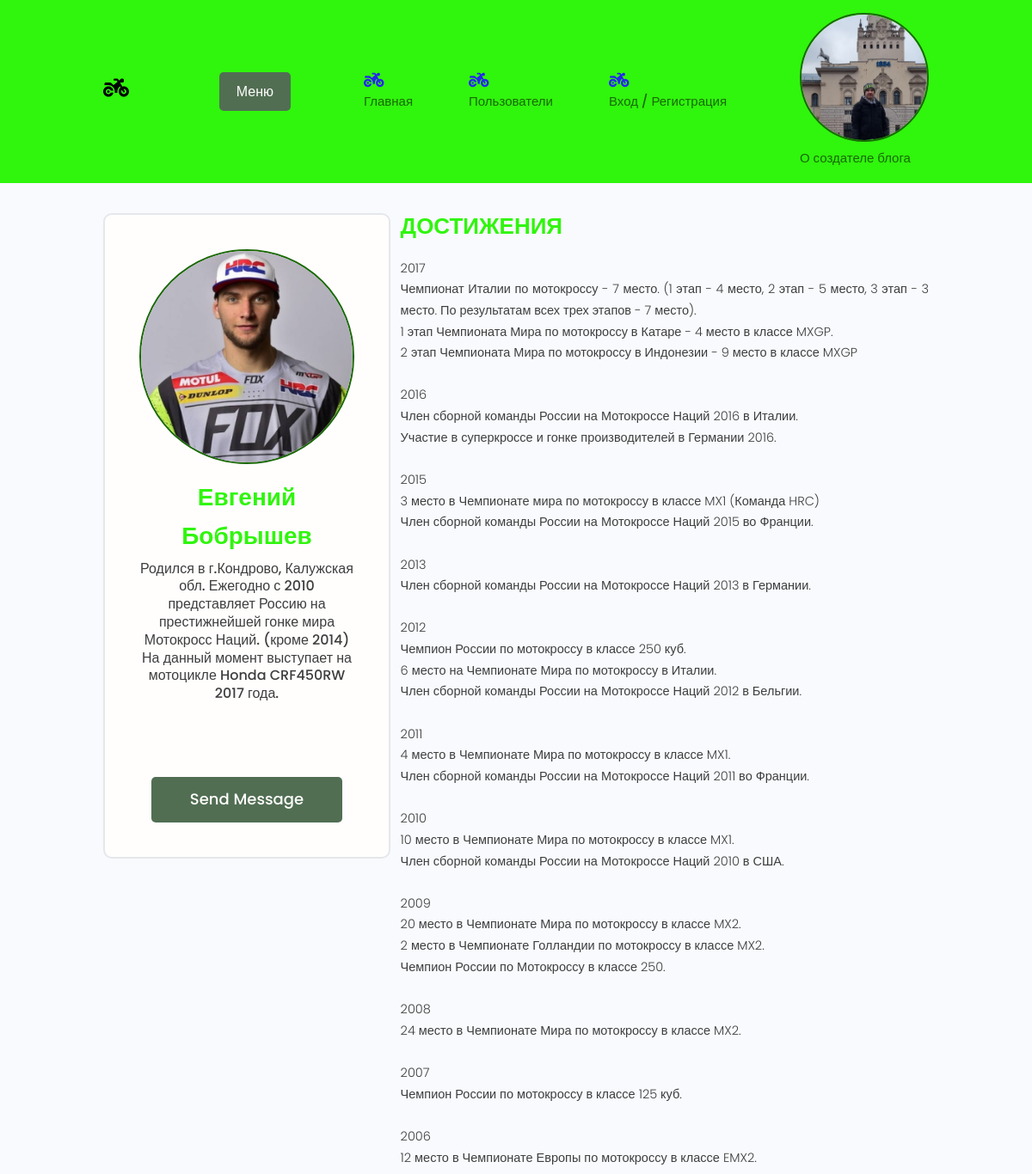
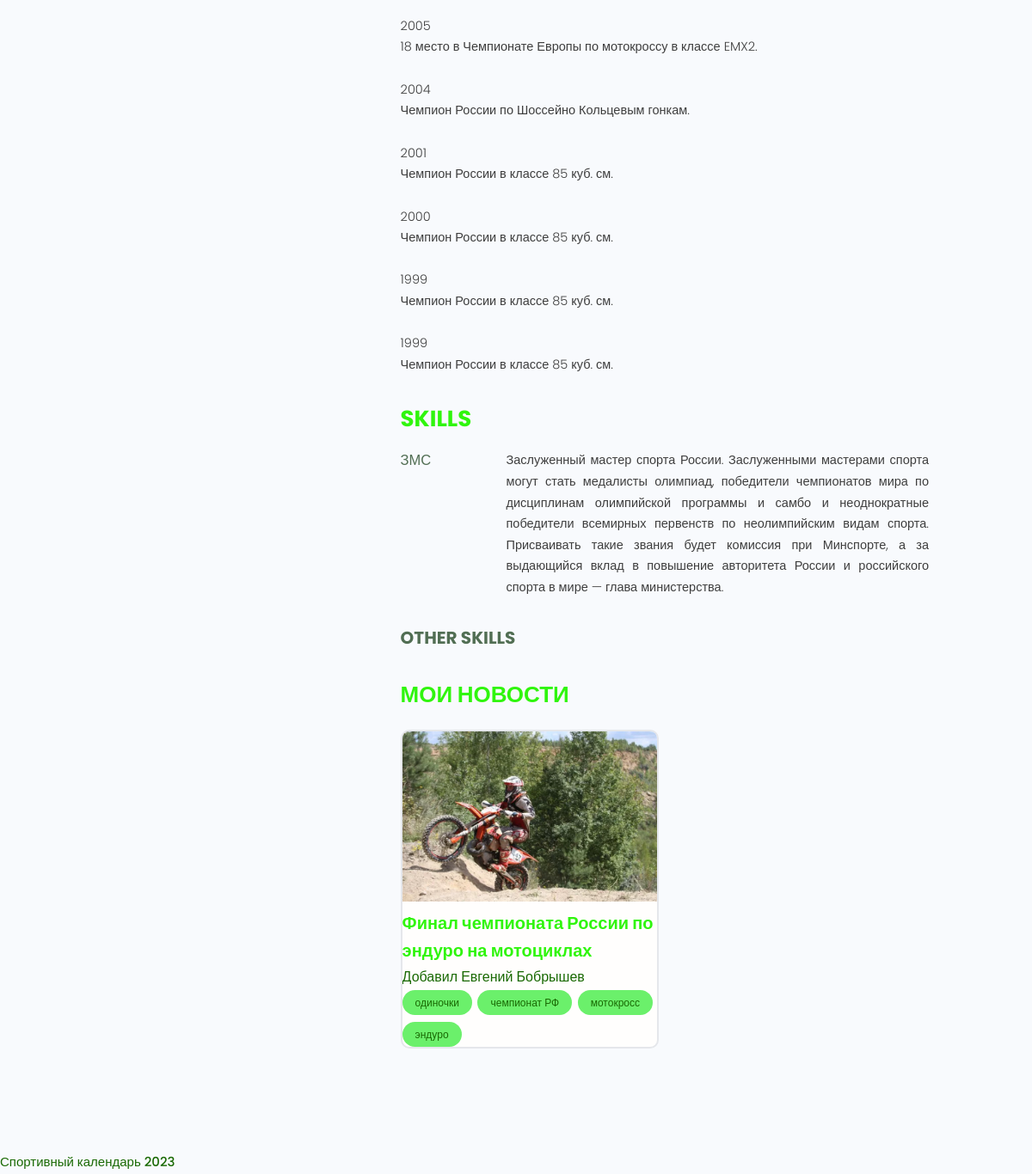
/users/profile/1, run on the app's committed database (2 pictures, top to bottom).
### users/models.py (models this page shows, shortened)
class Profiles(models.Model):
    user = models.OneToOneField(User, on_delete=models.CASCADE, null=True, blank=True)
    name = models.CharField(max_length=200, null=True, blank=True)
    email = models.EmailField(max_length=200, null=True, blank=True)
    username = models.CharField(max_length=200, null=True, blank=True)
    short_info = models.CharField(max_length=300, null=True, blank=True)
    bio = models.TextField(null=True, blank=True)
    profile_image = models.ImageField(upload_to='profiles/', blank=True, null=True,
                                      default='profiles/user-default.png')
    social_youtube = models.CharField(max_length=200, null=True, blank=True)
    social_vk = models.CharField(max_length=200, null=True, blank=True)
    created = models.DateTimeField(auto_now_add=True)

class Skill(models.Model):
    owner = models.ForeignKey(Profiles, on_delete=models.CASCADE, null=True, blank=True)
    name = models.CharField(max_length=200, null=True, blank=True)
    description = models.TextField(null=True, blank=True)
    created = models.DateTimeField(auto_now_add=True)

### blogs/models.py (models this page shows, shortened)
class Blog(models.Model):
    owner = models.ForeignKey(Profiles, on_delete=models.SET_NULL, blank=True, null=True, verbose_name='Автор')
    title = models.CharField(max_length=250, verbose_name='Заголовок')
    text = models.TextField(null=True, blank=True, verbose_name='Текст новости')
    image = models.ImageField(null=True, blank=True, upload_to="blogs/%Y/%m",
                              default='default.jpg', verbose_name='Изображение')
    video = EmbedVideoField(blank=True, verbose_name='Ссылка на видео')
    source_link = models.CharField(max_length=2000, null=True, blank=True, verbose_name='Ссылка на источник')
    tags = models.ManyToManyField('Tag', blank=True, verbose_name='Тег')
    created = models.DateTimeField(auto_now_add=True)

class Tag(models.Model):
    name = models.CharField(max_length=50)
    created = models.DateTimeField(auto_now_add=True)
    def __str__(self):
        return self.name

### users/views.py (the view)
# urls.py: path('profile/<str:pk>', views.user_profile, name='user_profile'),
def user_profile(request, pk):
    prof = Profiles.objects.get(pk=pk)
    top_skills = prof.skill_set.exclude(description__exact='')
    other_skills = prof.skill_set.filter(description__exact='')
    context = {
        'profile': prof,
        'top_skills': top_skills,
        'other_skills': other_skills,
    }
    return render(request, 'users/profile.html', context)

### users/templates/users/profile.html (shortened to what this page needs)
{% extends 'blogs/base.html' %}
{% block content %}
  <main class="profile my-md">
    <div class="container">
      <div class="layout">
        <div class="column column--1of3">
          <div class="card text-center">
            <div class="card__body dev">
              <img class="avatar avatar--xl" src="{{ profile.profile_image.url | default_if_none:'#' }}">
              <h2 class="dev__name">{{ profile.name }}</h2>
              <p class="dev__title">{{ profile.short_info | linebreaksbr }}</p>
              <ul class="dev__social">
              </ul>
              {% if request.user.profile.id != profile.id %}
              <a href="" class="btn btn--sub btn--lg">Send Message </a>
              {% endif %}
            </div>
          </div>
        </div>
        <div class="column column--2of3">
          <div class="devInfo">
            <h3 class="devInfo__title">Достижения</h3>
            <p class="devInfo__about">
              {{ profile.bio | linebreaksbr }}
            </p>
          </div>
          <div class="devInfo">
            <h3 class="devInfo__title">Skills</h3>
            <div class="devInfo__skills">
              {% for skill in top_skills %}
              <div class="devSkill">
                <h4 class="devSkill__title">{{ skill.name }}</h4>
                <p class="devSkill__info">
                  {{ skill.description }}
                </p>
              </div>
              {% endfor %}
              <h3 class="devInfo__subtitle">Other Skills</h3>
            </div>
          </div>
          <div class="devInfo">
            <h3 class="devInfo__title">Мои новости</h3>
            <div class="grid grid--two">
              {% for blog in profile.blog_set.all %}
              <div class="column">
                <div class="card blog">
                  <a href="{% url 'blog' blog.id %}" class="blog">
                    <img class="blog__thumbnail" src="{{ blog.image.url }}" alt="blog thumbnail" />
                    <div class="card__body">
                      <h3 class="blog__title">{{ blog.title }}</h3>
                      <p><a class="blog__author" href="{% url 'user_profile' blog.owner.id %}">Добавил {{ blog.owner.name }}</a></p>
                      <div class="blog__tags">
                        {% for tag in blog.tags.all %}
                        <span class="tag tag--pill tag--main">
                          <small>{{ tag }}</small>
                        </span>
                        {% endfor %}
                      </div>
                    </div>
                  </a>
                </div>
              </div>
              {% endfor %}
            </div>
          </div>
        </div>
      </div>
    </div>
  </main>
{% endblock %}

### blogs/static/styles/app.css (style rules this page uses)
:root { --color-sub: #30f50d; }
.btn--sub { background-color: var(--color-sub-light); }
.card { border: 2px solid var(--color-light); }
img { width: 100%; }
.profile .card > .dev { padding: 4rem; }
.dev__name { color: var(--color-sub); font-size: 2.8rem; font-weight: 700; margin-top: 1rem; margin-bottom: 0.5rem; }
.dev__title { font-size: 1.6rem; font-weight: 500; line-height: 1.3; }
.dev__social { margin: 3rem 0; list-style: none; display: flex; justify-content: center; gap: 1.5rem; }
.devInfo { margin-bottom: 3rem; }
.devInfo__title, .devInfo__subtitle { font-size: 2.6rem; color: var(--color-sub); text-transform: uppercase; font-weight: 700; margin-bottom: 1.5rem; }
.devInfo__subtitle { font-size: 2rem; color: var(--color-sub-light); }
.devInfo__about, .devSkill__info { font-size: 1.45rem; line-height: 1.7; text-align: justify; }
.devSkill { margin-bottom: 3rem; }
.devSkill__title { font-size: 1.65rem; font-weight: 500; color: var(--color-sub-light); }
@media screen and (min-width: 700px) { .devSkill { display: flex; justify-content: space-between; gap: 3rem; } }
@media screen and (min-width: 700px) { .devSkill__info { flex-basis: 80%; } }
.text-center { margin-bottom: 15px; }
.blog__thumbnail { object-fit: cover; object-position: top center; width: 100%; }
.blog__title { font-size: 2rem; font-weight: 700; color: var(--color-sub); }

### blogs/static/uikit/styles/modules/_variables.css (style rules this page uses)
:root { --color-main: #196903; --color-main-light: #6bf06b; --color-sub: #40563f; --color-sub-light: #516e53; --color-sub-lighter: #ededfd; --color-text: #3e3e3e; --color-gray: #8b8b8b; --color-light: #e5e7eb; --color-light-gray: #767676; --color-bg: #f8fafd; --color-white: #fffefd; --color-white-light: #f3f3f3; --color-success: #359e64; --color-success-bg: #def8e8; --color-error: #fc4b0b; --color-error-bg: #fff2ee; --font-base: 'Poppins', arial, helvetica, 'Segoe UI', roboto, ubuntu, sans-serif; --font-monospace: 'Fira Code', 'Courier New', courier, monospace; --font-regular: 300; --font-medium: 500; --font-bold: 700; --generic-shadow: 1px 1px 5px #00000010; --generic-transition: all 0.3s ease-in-out; }

### blogs/static/uikit/styles/modules/_base.css (style rules this page uses)
* { margin: 0; padding: 0; box-sizing: border-box; text-rendering: optimizeLegibility; color: inherit; font-size: inherit; }
html { font-size: 50%; }
@media only screen and (min-width: 480px) { html { font-size: 56.25%; } }
@media only screen and (min-width: 1200px) { html { font-size: 62.5%; } }
body { line-height: 1.6; font-weight: 400; font-size: 1.5rem; color: var(--color-text); background-color: var(--color-bg); min-height: 100vh; }

### blogs/static/uikit/styles/modules/_typography.css (style rules this page uses)
* { font-family: var(--font-base); }
h2 { font-size: 3.6rem; font-weight: var(--font-bold); }
h3 { font-size: 3.2rem; font-weight: var(--font-medium); }
h4 { font-size: 2.8rem; font-weight: var(--font-medium); }
p, span, strong { font-size: 1.6rem; color: var(--color-text); font-weight: var(--font-regular); }
a { padding-bottom: 2px; text-decoration: none; display: inline-block; color: var(--color-main); font-weight: var(--font-medium); }

### blogs/static/uikit/styles/modules/_utilities.css (style rules this page uses)
.container { width: 92%; max-width: 165rem; margin: 0 auto; box-sizing: border-box; }
@media screen and (min-width: 1000px) { .container { width: 90%; } }
@media screen and (min-width: 1200px) { .container { width: 80%; } }
.text-center { text-align: center; }
.my-md { margin: 3rem auto; }

### blogs/static/uikit/styles/modules/_avatar.css (style rules this page uses)
.avatar { border-radius: 50%; border: 2px solid var(--color-main); object-fit: cover; }
.avatar--xl { height: 25rem; width: 25rem; }

### blogs/static/uikit/styles/modules/_button.css (style rules this page uses)
.btn { display: inline-block; position: relative; cursor: pointer; background-color: var(--color-light); font-weight: var(--font-medium); color: var(--color-sub); text-decoration: none; padding: 1rem 2rem; border-radius: 0.5rem; border: none; width: -webkit-fit-content; width: -moz-fit-content; width: fit-content; height: -webkit-fit-content; height: -moz-fit-content; height: fit-content; font-size: 1.6rem; outline-width: 0; outline-color: transparent; -webkit-backface-visibility: hidden; backface-visibility: hidden; transition: all 0.3s ease-in-out; }
.btn--sub { background-color: var(--color-sub); color: var(--color-white); }
.btn--lg { font-size: 1.8rem; padding: 1.2rem 4.5rem; }

### blogs/static/uikit/styles/modules/_card.css (style rules this page uses)
.card { border-radius: 1rem; background-color: var(--color-white); border: 1.5px solid var(--color-light); width: auto; height: auto; margin-top: 0.5rem; margin-bottom: 0.5rem; overflow: hidden; }

### blogs/static/uikit/styles/modules/_layout.css (style rules this page uses)
.layout { display: flex; flex-flow: row wrap; justify-content: space-between; }
.layout > .column { margin-bottom: 3rem; }
.layout > .column.column--1of3 { flex-basis: 30%; }
.layout > .column.column--2of3 { flex-basis: 64%; }

### data on the page
Profiles: profile_image (picture), name "Евгений Бобрышев", short_info "Родился в г.Кондрово, Калужская обл. Ежегодно с 2010 представляет Россию на престижнейшей гонке мира Мотокросс Наций. (кроме 2014) На данный момент выступает на мотоцикле Honda CRF450RW 2017 года.", bio "2017 Чемпионат Италии по мотокроссу - 7 место. (1 этап - 4 место, 2 этап - 5 место, 3 этап - 3 место. По результатам всех трех этапов - 7 место). 1 этап Чемпионата Мира по мотокроссу в Катаре - 4 место в классе MXGP. 2 этап Чемпионата Мира по мотокроссу в Индонезии - 9 место в классе MXGP 2016 Член сборной команды России на Мотокроссе Наций 2016 в Италии. Участие в суперкроссе и гонке производителей в Германии 2016. 2015 3 место в Чемпионате мира по мотокроссу в классе MX1 (Команда HRC) Член сборной команды России на Мотокроссе Наций 2015 во Франции. 2013 Член сборной команды России на Мотокроссе Наций 2013 в Германии. 2012 Чемпион России по мотокроссу в классе 250 куб. 6 место на…"
Skill: name "ЗМС", description "Заслуженный мастер спорта России. Заслуженными мастерами спорта могут стать медалисты олимпиад, победители чемпионатов мира по дисциплинам олимпийской программы и самбо и неоднократные победители всемирных первенств по неолимпийским видам спорта. Присваивать такие звания будет комиссия при Минспорте, а за выдающийся вклад в повышение авторитета России и российского спорта в мире — глава министерства."
Blog: image (picture), title "Финал чемпионата России по эндуро на мотоциклах", owner.name "Евгений Бобрышев"
Tag: name "одиночки"
Tag: name "чемпионат РФ"
Tag: name "мотокросс"
Tag: name "эндуро"
